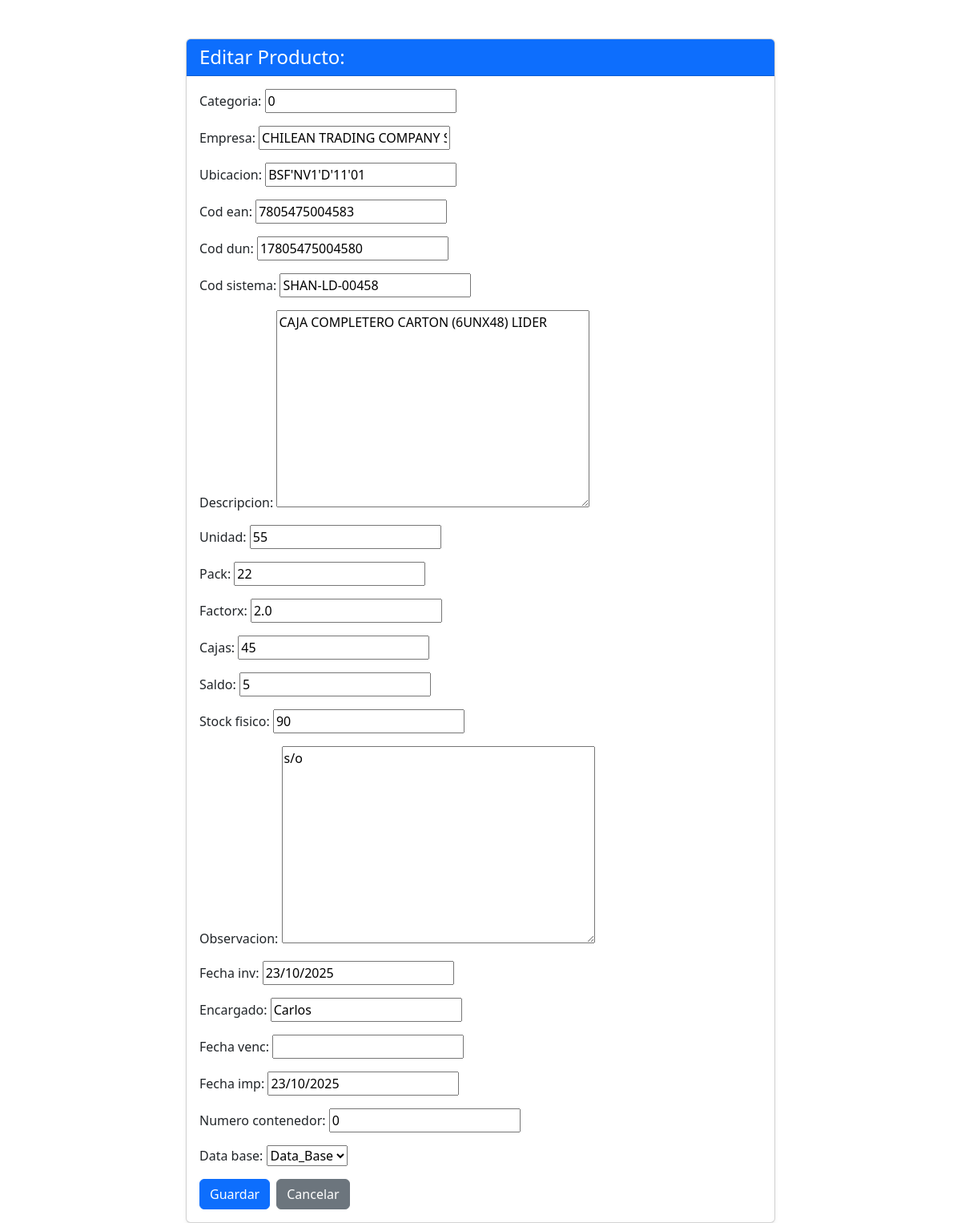
/productos/editar/140/, run on an earlier commit of the app's database.
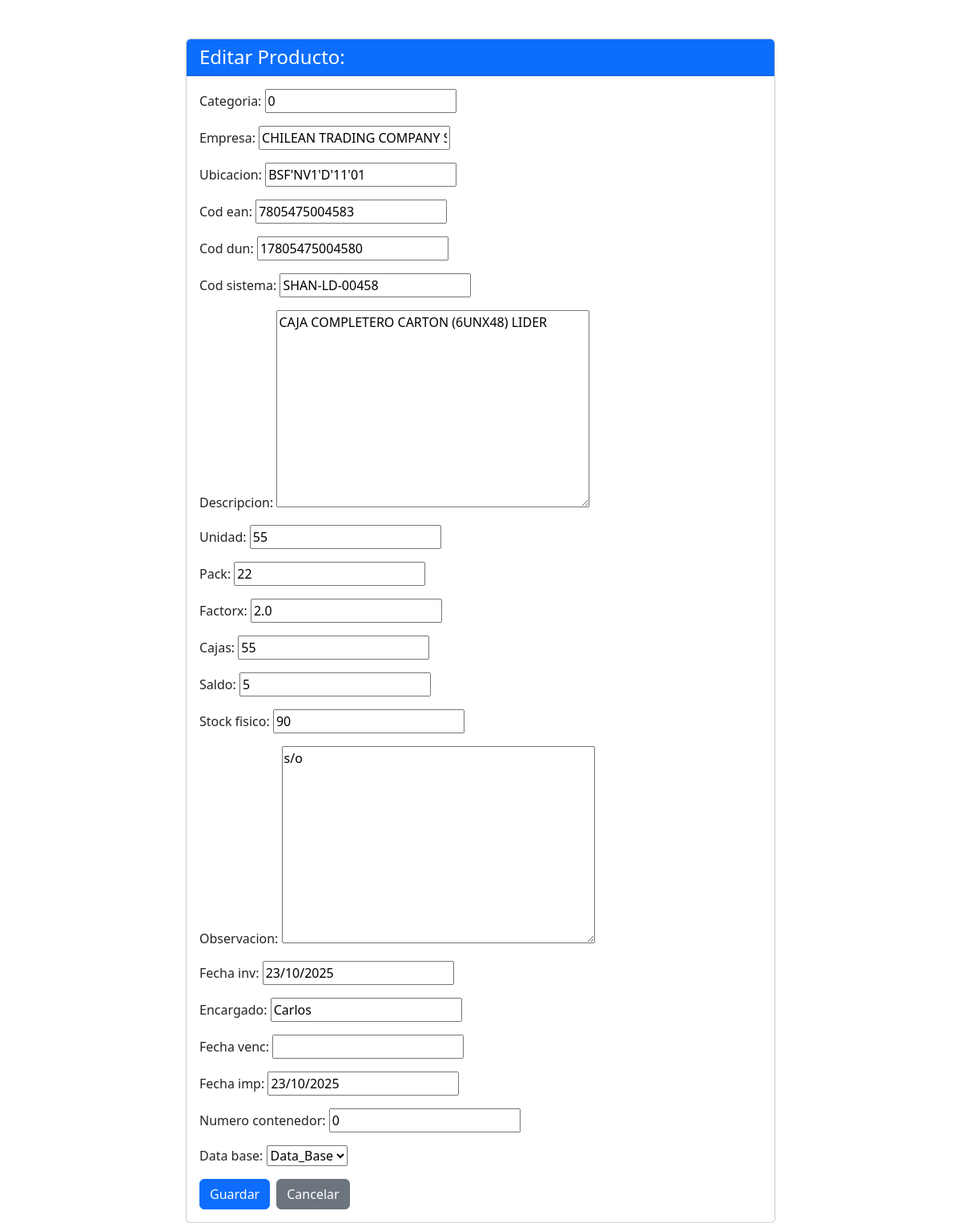
And on a later commit of the database.
### productos/models.py (models this page shows, shortened)
class Categoria(models.Model):
    categoria = models.CharField(max_length=100)
    def __str__(self):
        return self.categoria

class Producto(models.Model):
    categoria = models.CharField(max_length=100, blank=True, null=True)
    empresa = models.CharField(max_length=100, blank=True, null=True)
    ubicacion = models.CharField(max_length=100, blank=True, null=True)
    cod_ean = models.CharField(max_length=50, blank=True, null=True)
    cod_dun = models.CharField(max_length=50, blank=True, null=True)
    cod_sistema = models.CharField(max_length=50, blank=True, null=True)
    descripcion = models.TextField(max_length=350, blank=True, null=True)
    unidad = models.CharField(max_length=20, blank=True, null=True)
    pack = models.IntegerField(blank=True, null=True)
    factorx = models.FloatField(blank=True, null=True)
    cajas = models.IntegerField(blank=True, null=True)
    saldo = models.IntegerField(blank=True, null=True)
    stock_fisico = models.IntegerField(blank=True, null=True)
    observacion = models.TextField(max_length=350, blank=True, null=True)
    fecha_inv = models.DateField(default=datetime.date.today, blank=True, null=True)
    encargado = models.CharField(max_length=100, blank=True, null=True)
    fecha_venc = models.DateField(blank=True, null=True)
    fecha_imp = models.DateField(default=datetime.date.today, blank=True, null=True)
    numero_contenedor = models.CharField(max_length=100, blank=True, null=True)
    Data_base = models.ForeignKey(Categoria, on_delete=models.CASCADE,blank=True, null=True)

### productos/views.py (the view)
# urls.py: path('editar/<int:id>/', views.editar_producto, name='editar_producto'),
def editar_producto(request, id):
    producto = Producto.objects.get(id=id)
    if request.method == 'POST':
        form = ProductoForm(request.POST, instance=producto)
        if form.is_valid():
            form.save()
            return redirect('productos:index')  # Cambia a la URL correcta
    else:
        form = ProductoForm(instance=producto)
    return render(request, 'editar.html', {'form': form})

### productos/forms.py
class ProductoForm(ModelForm):
    class Meta:
        model = models.Producto
        fields ='__all__' #Incluye todos los campos del modelo

### productos/templates/editar.html (shortened to what this page needs)
<!DOCTYPE html>
<html lang="es">
<head>
    <link href="https://cdn.jsdelivr.net/npm/bootstrap@5.3.3/dist/css/bootstrap.min.css" rel="stylesheet">
</head>
<body>
    <div class="container mt-5">
        <div class="row justify-content-center">
            <div class="col-md-8">
                <div class="card shadow-sm">
                    <div class="card-header bg-primary text-white">
                        <h1 class="h4 mb-0">Editar Producto: {{ producto.nombre }}</h1>
                    </div>
                    <div class="card-body">
                        <form method="post">
                            <div class="mb-3">
                                {{ form.as_p }}
                            </div>
                            <div class="d-flex gap-2">
                                <button type="submit" class="btn btn-primary">Guardar</button>
                                <a href="{% url 'productos:index' %}" class="btn btn-secondary">Cancelar</a>
                            </div>
                        </form>
                    </div>
                </div>
            </div>
        </div>
    </div>
</body>
</html>

What changed in the data, as far as the page shows it:
changed Producto "CHILEAN TRADING COMPANY SA": cajas "45" → "55"
